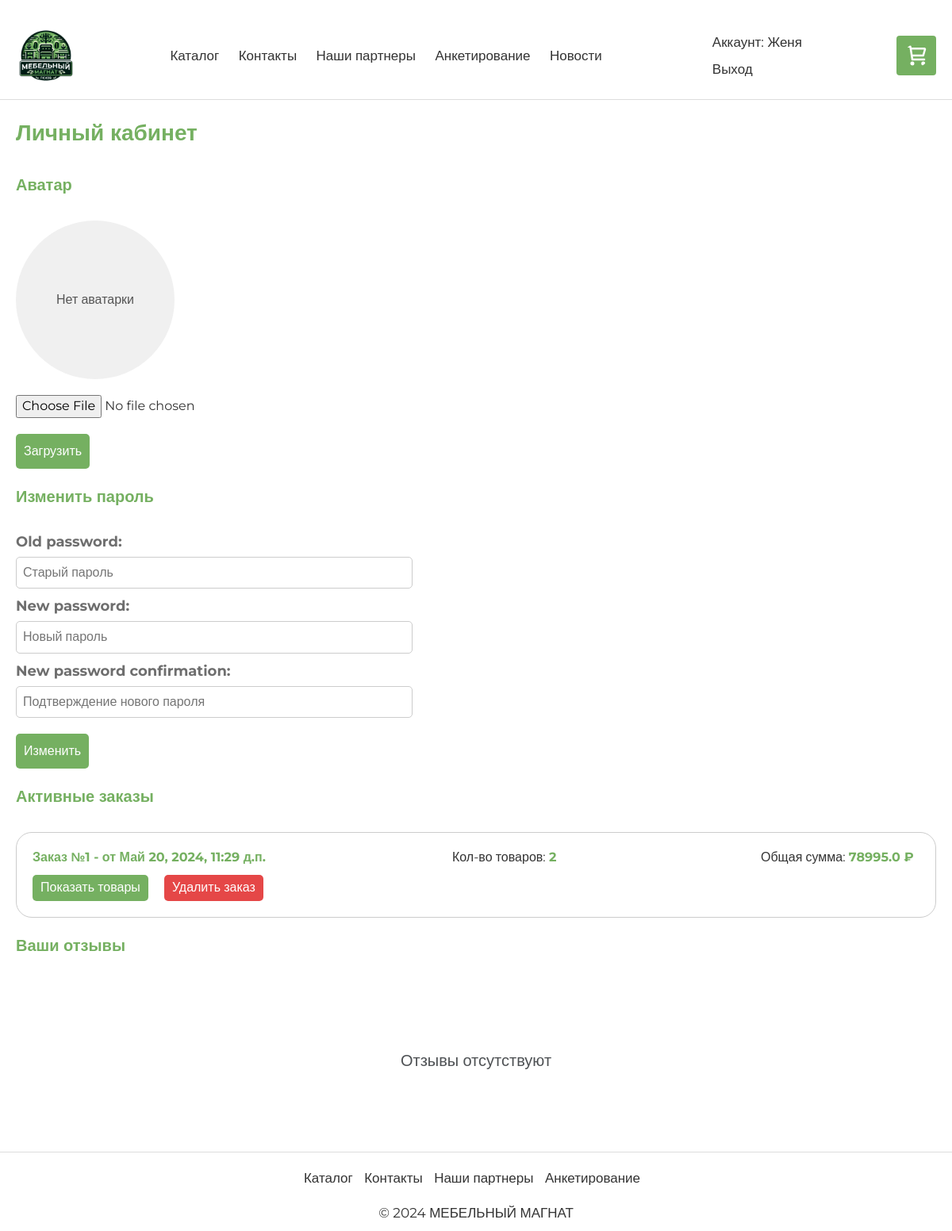
/cabinet/ (signed in), run on an earlier commit of the app's database.
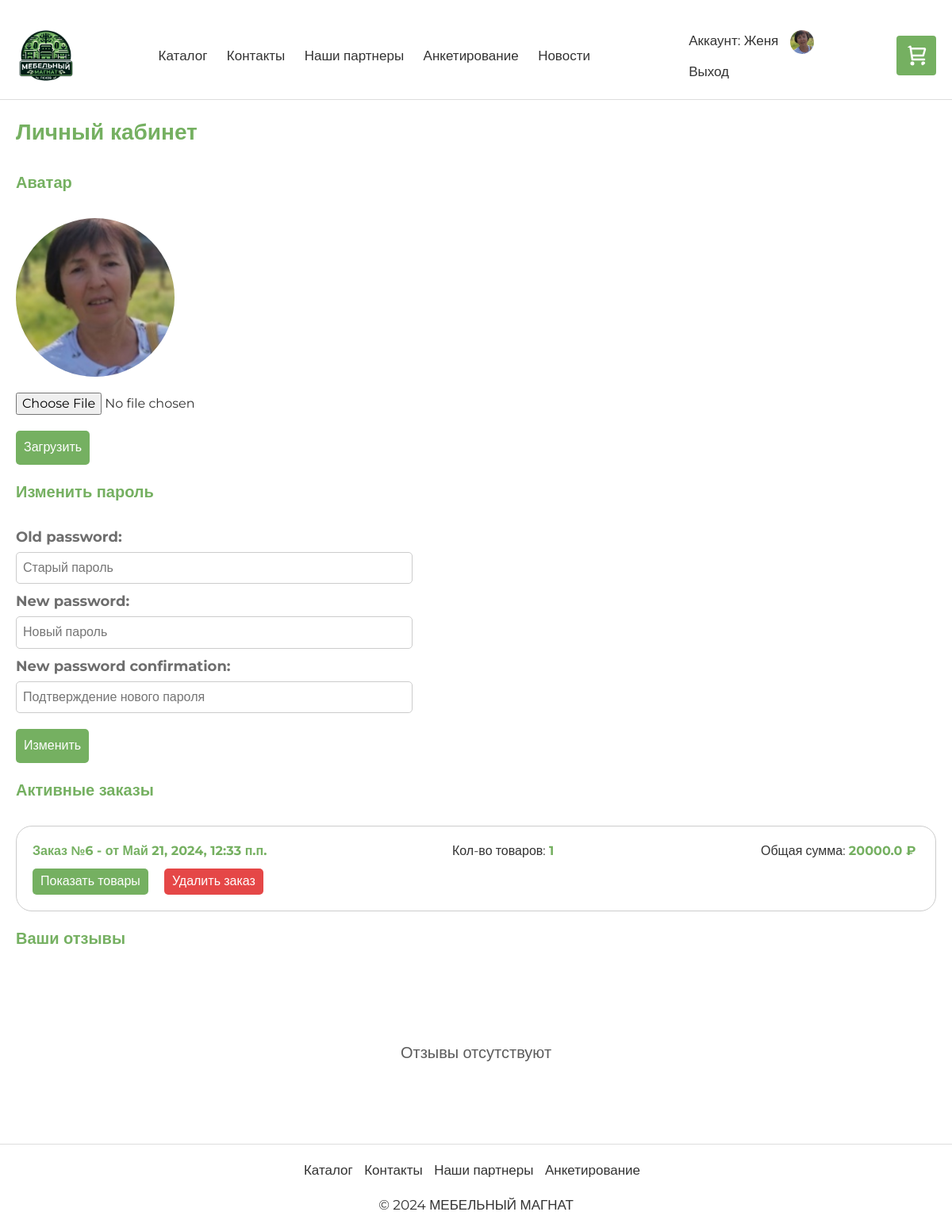
And on a later commit of the database.
### app/models.py (models this page shows)
class Order(models.Model):
    id = models.BigAutoField(primary_key=True)
    user = models.ForeignKey(User, on_delete=models.CASCADE)
    created_at = models.DateTimeField(auto_now_add=True)

class UserProfile(models.Model):
    id = models.BigAutoField(primary_key=True)
    user = models.ForeignKey(User, on_delete=models.CASCADE)
    avatar = models.FileField()

### app/views.py (the view)
# urls.py: path('cabinet/', views.cabinet, name='cabinet'),
@login_required
def cabinet(request):
    if request.method == 'POST' and 'password_change' in request.POST:
        password_form = BootstrapPasswordChangeForm(request.user, request.POST)
        if password_form.is_valid():
            user = password_form.save()
            update_session_auth_hash(request, user)
            return redirect('cabinet')
    else:
        password_form = BootstrapPasswordChangeForm(request.user)
    if request.method == 'POST' and 'avatar_upload' in request.POST:
        avatar_form = UserProfileForm(request.POST, request.FILES)
        if avatar_form.is_valid() and 'avatar_upload' in request.POST:
            avatar_data = avatar_form.cleaned_data['avatar']
            user_profile = UserProfile.objects.filter(user=request.user).first()
            if user_profile:
                user_profile.avatar = avatar_data
                user_profile.save()
            else:
                avatar = avatar_form.save(commit=False)
                avatar.user = request.user
                avatar.save()
    else:
        avatar_form = UserProfileForm()
    active_orders = Order.objects.filter(user=request.user)
    user_reviews = Review.objects.filter(user=request.user)
    for order in active_orders:
        order.items = OrderProduct.objects.filter(order=order)
        order.total_cost = sum(item.price * item.count for item in order.items)
    avatar = None
    if request.user.is_authenticated:
        avatar = UserProfile.objects.filter(user=request.user).first()
    context = {
        "title": "Кабинет",
        "active_orders": active_orders,
        "form": password_form,
        "avatar_form": avatar_form,
        "avatar": avatar,
        "reviews": user_reviews
    }
    return render(request, 'app/cabinet.html', context)

### app/templates/app/cabinet.html (shortened to what this page needs)
﻿{% extends "app/layout.html" %}
{% load static %}
{% block content %}
<div style="margin: 20px 0">
    <div style="font-size: 28px; color: #75b061; font-weight: 600; margin-bottom: 30px;">
        Личный кабинет
    </div>
</div>
<div style="margin: 20px 0">
    <div style="font-size: 20px; color: #75b061; font-weight: 600; margin-bottom: 30px;">
        Аватар
    </div>
</div>
{% if avatar %}
<div class="avatar-container">
    <img src="{{ avatar.avatar.url }}" alt="Avatar" class="avatar-image">
</div>
{% else %}
<div class="avatar-container">
    <div class="avatar-placeholder">Нет аватарки</div>
</div>
{% endif %}
<form method="post" enctype="multipart/form-data">
    {{ avatar_form.as_p }}
    <button type="submit" style="margin-top: 10px; padding: 10px; border: none; border-radius: 5px; background-color: #75b061; color: #fff; font-size: 16px; cursor: pointer;">Загрузить</button>
</form>
<div style="margin: 20px 0">
    <div style="font-size: 20px; color: #75b061; font-weight: 600; margin-bottom: 30px;">
        Изменить пароль
    </div>
</div>
<form method="post" style="max-width: 500px;">
    {{ form.as_p }}
    <button type="submit" style="margin-top: 10px; padding: 10px; border: none; border-radius: 5px; background-color: #75b061; color: #fff; font-size: 16px; cursor: pointer;">Изменить</button>
</form>
<div style="margin: 20px 0">
    <div style="font-size: 20px; color: #75b061; font-weight: 600; margin-bottom: 30px;">
        Активные заказы
    </div>
</div>
{% if active_orders %}
<div class="orders-block" style="display: flex; flex-direction:column; width: 100%; margin-bottom: 20px; gap: 15px;">
    {% for order in active_orders %}
    <div style="display: flex; flex-direction: column; justify-content: space-between; border: 1px solid #ccc; padding: 20px; border-radius: 20px">
        <div style="display: flex; align-items: center; justify-content: space-between; margin-bottom: 10px;">
            <div style="font-size: 16px; width: 300px; font-weight: bold; color: #75b061">Заказ №{{ order.id }} - от {{ order.created_at }}</div>
            <div style="font-size: 16px; width: 160px; margin-left: 20px;">Кол-во товаров: <b style="color: #75b061">{{ order.items.count }}</b></div>
            <div style="font-size: 16px; width: 200px; margin-left: 20px;">Общая сумма: <b style="color: #75b061">{{ order.total_cost }} ₽</b></div>
        </div>
        <div style="display: flex; align-items: center; width: 100%; gap: 20px;">
            <div style="display: flex; width: fit-content">
                <button class="show-items-btn show-items-btn-{{ order.id }}" onclick="toggleOrderItems({{ order.id }})" style="padding: 5px 10px; background-color: #75b061; color: #fff; border: none; border-radius: 5px; cursor: pointer;">Показать товары</button>
            </div>
            <div style="display: flex; width: fit-content">
                <button class="show-items-btn show-items-btn-{{ order.id }}" onclick="deleteOrder({{ order.id }})" style="padding: 5px 10px; background-color: #e54747; color: #fff; border: none; border-radius: 5px; cursor: pointer;">Удалить заказ</button>
            </div>
        </div>
    </div>
    {% endfor %}
</div>
{% else %}
<div style="font-size: 20px; height: 200px; opacity: 0.8; display: flex; justify-content: center; align-items: center">
    Активных заказов не найдено
</div>
{% endif %}
<div style="margin: 20px 0">
    <div style="font-size: 20px; color: #75b061; font-weight: 600; margin-bottom: 30px;">
        Ваши отзывы
    </div>
</div>
<div style="display: flex; flex-direction: column; gap: 10px; width: 100%;">
    {% if reviews|length > 0 %}
    {% for review in reviews %}
    <div style="width: 100%; display: flex; flex-direction: column; justify-content: space-between; border: 1px solid #ccc; padding: 20px; border-radius: 20px">
        <div style="display: flex; justify-content: space-between; flex-direction: column; margin-bottom: 10px; gap: 5px">
            <div style="display: flex; justify-content: space-between; align-items: center; gap: 10px;">
                <div style="font-size: 20px; font-weight: 600; color: #75b061">{{ review.product.name }}</div>
                <div style="display: flex; width: fit-content">
                    <button class="show-items-btn show-items-btn-{{ order.id }}" onclick="deleteReview({{ review.id }})" style="padding: 5px 10px; background-color: #e54747; color: #fff; border: none; border-radius: 5px; cursor: pointer;">Удалить отзыв</button>
                </div>
            </div>
            <div style="display: flex; align-items: center; gap: 5px; width: 160px; font-size: 18px; font-weight: 600">
                <b style="color: #f2d026">{{ review.grade }}</b>
                <div style="display: flex; align-items: center; gap: 5px;">
                    {% if review.grade == 1 %}
                    <img src="../../static/app/content/star.svg" alt="star" style="width: 20px;">
                    {% elif review.grade == 2 %}
                    <img src="../../static/app/content/star.svg" alt="star" style="width: 20px;">
                    <img src="../../static/app/content/star.svg" alt="star" style="width: 20px;">
                    {% elif review.grade == 3 %}
                    <img src="../../static/app/content/star.svg" alt="star" style="width: 20px;">
                    <img src="../../static/app/content/star.svg" alt="star" style="width: 20px;">
                    <img src="../../static/app/content/star.svg" alt="star" style="width: 20px;">
                    {% elif review.grade == 4 %}
                    <img src="../../static/app/content/star.svg" alt="star" style="width: 20px;">
                    <img src="../../static/app/content/star.svg" alt="star" style="width: 20px;">
                    <img src="../../static/app/content/star.svg" alt="star" style="width: 20px;">
                    <img src="../../static/app/content/star.svg" alt="star" style="width: 20px;">
                    {% elif review.grade == 5 %}
                    <img src="../../static/app/content/star.svg" alt="star" style="width: 20px;">
                    <img src="../../static/app/content/star.svg" alt="star" style="width: 20px;">
                    <img src="../../static/app/content/star.svg" alt="star" style="width: 20px;">
                    <img src="../../static/app/content/star.svg" alt="star" style="width: 20px;">
                    <img src="../../static/app/content/star.svg" alt="star" style="width: 20px;">
                    {% endif %}
                </div>
            </div>
            <div style="width: 200px; font-size: 16px; font-weight: 600">Комментарий:</div>
            <div style="width: 100%; font-size: 16px;">{{ review.text }}</div>
        </div>
    </div>
    {% endfor %}
    {% else %}
    <div style="font-size: 20px; height: 200px; opacity: 0.8; display: flex; justify-content: center; align-items: center">
        Отзывы отсутствуют
    </div>
    {% endif %}
</div>
{% endblock %}

### app/templates/app/layout.html (shortened to what this page needs)
<!DOCTYPE html>
<html>
<head>
    {% load static %}
    <link rel="stylesheet" type="text/css" href="{% static 'app/content/bootstrap.min.css' %}" />
    <link rel="stylesheet" type="text/css" href="{% static 'app/content/site.css' %}" />
    <link href="https://maxcdn.bootstrapcdn.com/bootstrap/4.5.2/css/bootstrap.min.css" rel="stylesheet">
</head>
<body>
    <div class="main_layout_container">
        <div class="main_layout_header_box">
            <div class="inner_container">
                <header class="header">
                    <div class="image_main_logo">
                        <a href="{% url 'home' %}">
                            <img class="image image_main_logo" src="{% static 'app/content/logo.png' %}" alt="logo" />
                        </a>
                    </div>
                    <nav class="nav" style="font-size: 17px !important;">
                        <ul>
                            <li><a href="{% url 'catalog' %}">Каталог</a></li>
                            <li><a href="{% url 'contact' %}">Контакты</a></li>
                            <li><a href="{% url 'partners' %}">Наши партнеры</a></li>
                            <li><a href="{% url 'anketa' %}">Анкетирование</a></li>
                            <li><a href="{% url 'news' %}">Новости</a></li>
                        </ul>
                    </nav>
                    <div style="display: flex; flex-direction: column; font-size: 17px !important;">
                        <div style="margin-bottom: 10px;">
                            {% if user.is_authenticated %}
                            <a href="{% url 'cabinet' %}" style="text-decoration: none; color: #333;">Аккаунт: {{ user.username }}</a>
                            {% if avatar %}
                            <img src="{{ avatar.avatar.url }}" alt="Avatar" style="width: 30px; height: 30px; border-radius: 50%; margin-left: 10px;">
                            {% endif %}
                            {% else %}
                            <a href="{% url 'login' %}" style="text-decoration: none; color: #333;">Вход</a>
                            {% endif %}
                        </div>
                        <div>
                            {% if user.is_authenticated %}
                            <a href="{% url 'logout' %}" style="text-decoration: none; color: #333;">Выход</a>
                            {% else %}
                            <a href="{% url 'registration' %}" style="text-decoration: none; color: #333;">Регистрация</a>
                            {% endif %}
                        </div>
                    </div>
                    <a href="{% url 'cart' %}">
                        <div style="position: relative; display: inline-block;">
                            <button class="add-to-cart-button">
                                <img src="{% static 'app/content/cart.svg' %}" alt="Корзина" style="width: 30px; object-fit: cover; border-radius: 20px;" />
                            </button>
                        </div>
                    </a>
                </header>
            </div>
        </div>
        <div class="main_layout_children_box">
            <div class="main_page_container">
                {% block content %}{% endblock %}
            </div>
        </div>
        <div class="main_layout_footer_box">
            <div class="inner_container">
                <footer class="footer" style="font-size: 17px !important;">
                    <div class="footer__content">
                        <div class="footer__links">
                            <ul>
                                <li><a href="{% url 'catalog' %}">Каталог</a></li>
                                <li><a href="{% url 'contact' %}">Контакты</a></li>
                                <li><a href="{% url 'partners' %}">Наши партнеры</a></li>
                                <li><a href="{% url 'anketa' %}">Анкетирование</a></li>
                            </ul>
                        </div>
                    </div>
                    <div class="footer__copyright">
                        &copy; 2024 МЕБЕЛЬНЫЙ МАГНАТ
                    </div>
                </footer>
            </div>
        </div>
    </div>
</body>
</html>

What changed in the data, as far as the page shows it:
removed Order: id "1", created_at "Май 20, 2024, 11:29 д.п.", items.count "2", total_cost "78995.0"
added UserProfile: avatar (picture)
added Order: id "6", created_at "Май 21, 2024, 12:33 п.п.", items.count "1", total_cost "20000.0"
Also different on the page:
text no longer shown: "Нет аватарки"
